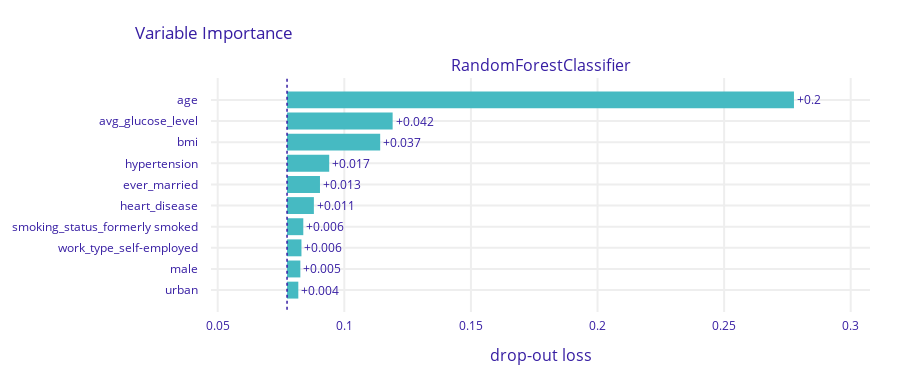

The cell this chart's notebook holds for it:
### Code cell
explainer.model_parts(random_state=1).plot()

### Figure 1 — Plotly figure (JSON) as saved in the notebook; plotly's stock layout.template omitted (floating-point values rounded to 4 significant figures)
{"data": [{"base": 0.07739, "hoverinfo": "text", "hoverlabel": {"bgcolor": "rgba(0,0,0,0.8)"}, "hovertext": ["Model: RandomForestClassifier loss after<br>variable: age is permuted: 0.278<br>Drop-out loss change: +0.2", "Model: RandomForestClassifier loss after<br>variable: avg_glucose_level is permuted: 0.119<br>Drop-out loss change: +0.042", "Model: RandomForestClassifier loss after<br>variable: bmi is permuted: 0.114<br>Drop-out loss change: +0.037", "Model: RandomForestClassifier loss after<br>variable: hypertension is permuted: 0.094<br>Drop-out loss change: +0.017", "Model: RandomForestClassifier loss after<br>variable: ever_married is permuted: 0.09<br>Drop-out loss change: +0.013", "Model: RandomForestClassifier loss after<br>variable: heart_disease is permuted: 0.088<br>Drop-out loss change: +0.011", "Model: RandomForestClassifier loss after<br>variable: smoking_status_formerly smoked is permuted: 0.084<br>Drop-out loss change: +0.006", "Model: RandomForestClassifier loss after<br>variable: work_type_self-employed is permuted: 0.083<br>Drop-out loss change: +0.006", "Model: RandomForestClassifier loss after<br>variable: male is permuted: 0.083<br>Drop-out loss change: +0.005", "Model: RandomForestClassifier loss after<br>variable: urban is permuted: 0.082<br>Drop-out loss change: +0.004"], "marker": {"color": "#46bac2"}, "orientation": "h", "showlegend": false, "text": ["+0.2", "+0.042", "+0.037", "+0.017", "+0.013", "+0.011", "+0.006", "+0.006", "+0.005", "+0.004"], "textposition": "outside", "type": "bar", "x": [0.2002, 0.0417, 0.03678, 0.01666, 0.01301, 0.0106, 0.00642, 0.005694, 0.005257, 0.00445], "xaxis": "x", "y": ["age", "avg_glucose_level", "bmi", "hypertension", "ever_married", "heart_disease", "smoking_status_formerly smoked", "work_type_self-employed", "male", "urban"], "yaxis": "y"}], "layout": {"annotations": [{"font": {"size": 16}, "showarrow": false, "text": "RandomForestClassifier", "x": 0.5, "xanchor": "center", "xref": "paper", "y": 1, "yanchor": "bottom", "yref": "paper"}, {"font": {"size": 16}, "showarrow": false, "text": "drop-out loss", "x": 0.5, "xanchor": "center", "xref": "paper", "y": 0, "yanchor": "top", "yref": "paper", "yshift": -30}], "font": {"color": "#371ea3"}, "height": 383, "margin": {"b": 71, "r": 30, "t": 78}, "shapes": [{"line": {"color": "#371ea3", "dash": "dot", "width": 1.5}, "type": "line", "x0": 0.07739, "x1": 0.07739, "xref": "x", "y0": -1, "y1": 10, "yref": "y"}], "title": {"text": "Variable Importance", "x": 0.15}, "xaxis": {"anchor": "y", "automargin": true, "domain": [0, 1], "fixedrange": true, "gridwidth": 2, "range": [0.04736, 0.3076], "tickcolor": "white", "ticklen": 3, "ticks": "outside", "type": "linear", "zeroline": false}, "yaxis": {"anchor": "x", "automargin": true, "autorange": "reversed", "domain": [0, 1], "fixedrange": true, "gridwidth": 2, "tickcolor": "white", "ticklen": 10, "ticks": "outside", "type": "category"}}}
